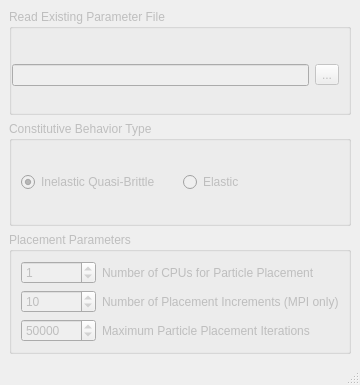
<?xml version="1.0" encoding="UTF-8"?>
<ui version="4.0">
 <class>MainWindow</class>
 <widget class="QMainWindow" name="MainWindow">
  <property name="geometry">
   <rect>
    <x>0</x>
    <y>0</y>
    <width>347</width>
    <height>385</height>
   </rect>
  </property>
  <property name="sizePolicy">
   <sizepolicy hsizetype="Preferred" vsizetype="Maximum">
    <horstretch>0</horstretch>
    <verstretch>0</verstretch>
   </sizepolicy>
  </property>
  <property name="windowIcon">
   <iconset resource="PartDesign.qrc">
    <normaloff>:/icons/PartDesignWorkbench.svg</normaloff>:/icons/PartDesignWorkbench.svg</iconset>
  </property>
  <property name="styleSheet">
   <string notr="true"/>
  </property>
  <property name="unifiedTitleAndToolBarOnMac">
   <bool>true</bool>
  </property>
  <widget class="QWidget" name="centralwidget">
   <property name="sizePolicy">
    <sizepolicy hsizetype="Expanding" vsizetype="Expanding">
     <horstretch>0</horstretch>
     <verstretch>0</verstretch>
    </sizepolicy>
   </property>
   <layout class="QGridLayout" name="gridLayout_3">
    <item row="0" column="0">
     <widget class="QGroupBox" name="gb_working_dir">
      <property name="enabled">
       <bool>false</bool>
      </property>
      <property name="title">
       <string>Read Existing Parameter File</string>
      </property>
      <layout class="QHBoxLayout" name="horizontalLayout_6">
       <property name="leftMargin">
        <number>0</number>
       </property>
       <property name="bottomMargin">
        <number>0</number>
       </property>
       <item>
        <widget class="QLineEdit" name="le_working_dir">
         <property name="enabled">
          <bool>false</bool>
         </property>
         <property name="readOnly">
          <bool>true</bool>
         </property>
        </widget>
       </item>
       <item>
        <widget class="QToolButton" name="readFileButton">
         <property name="enabled">
          <bool>false</bool>
         </property>
         <property name="text">
          <string notr="true">...</string>
         </property>
        </widget>
       </item>
      </layout>
     </widget>
    </item>
    <item row="1" column="0">
     <widget class="QGroupBox" name="gb_analysis_type">
      <property name="enabled">
       <bool>false</bool>
      </property>
      <property name="autoFillBackground">
       <bool>false</bool>
      </property>
      <property name="styleSheet">
       <string notr="true"/>
      </property>
      <property name="title">
       <string>Constitutive Behavior Type</string>
      </property>
      <layout class="QGridLayout" name="gridLayout">
       <property name="leftMargin">
        <number>9</number>
       </property>
       <property name="bottomMargin">
        <number>9</number>
       </property>
       <item row="1" column="0">
        <widget class="Gui::PrefRadioButton" name="inelasticQuasi">
         <property name="text">
          <string>Inelastic Quasi-Brittle</string>
         </property>
         <property name="checked">
          <bool>true</bool>
         </property>
        </widget>
       </item>
       <item row="1" column="2">
        <widget class="Gui::PrefRadioButton" name="elastic">
         <property name="text">
          <string>Elastic</string>
         </property>
        </widget>
       </item>
      </layout>
     </widget>
    </item>
    <item row="2" column="0">
     <widget class="QGroupBox" name="gb_analysis_type_2">
      <property name="enabled">
       <bool>false</bool>
      </property>
      <property name="title">
       <string>Placement Parameters</string>
      </property>
      <layout class="QGridLayout" name="gridLayout_2">
       <property name="leftMargin">
        <number>9</number>
       </property>
       <property name="bottomMargin">
        <number>9</number>
       </property>
       <item row="0" column="0">
        <layout class="QHBoxLayout" name="horizontalLayout_2">
         <item>
          <widget class="QSpinBox" name="numCPUbox">
           <property name="sizePolicy">
            <sizepolicy hsizetype="Fixed" vsizetype="Fixed">
             <horstretch>0</horstretch>
             <verstretch>0</verstretch>
            </sizepolicy>
           </property>
           <property name="minimumSize">
            <size>
             <width>75</width>
             <height>0</height>
            </size>
           </property>
           <property name="maximumSize">
            <size>
             <width>75</width>
             <height>16777215</height>
            </size>
           </property>
           <property name="maximum">
            <number>999999999</number>
           </property>
           <property name="value">
            <number>1</number>
           </property>
          </widget>
         </item>
         <item>
          <widget class="QLabel" name="label_2">
           <property name="text">
            <string>Number of CPUs for Particle Placement</string>
           </property>
          </widget>
         </item>
        </layout>
       </item>
       <item row="1" column="0">
        <layout class="QHBoxLayout" name="horizontalLayout_3">
         <item>
          <widget class="QSpinBox" name="numPIncBox">
           <property name="sizePolicy">
            <sizepolicy hsizetype="Fixed" vsizetype="Fixed">
             <horstretch>0</horstretch>
             <verstretch>0</verstretch>
            </sizepolicy>
           </property>
           <property name="minimumSize">
            <size>
             <width>75</width>
             <height>0</height>
            </size>
           </property>
           <property name="maximumSize">
            <size>
             <width>75</width>
             <height>16777215</height>
            </size>
           </property>
           <property name="maximum">
            <number>999999999</number>
           </property>
           <property name="value">
            <number>10</number>
           </property>
          </widget>
         </item>
         <item>
          <widget class="QLabel" name="label_3">
           <property name="text">
            <string>Number of Placement Increments (MPI only)</string>
           </property>
          </widget>
         </item>
        </layout>
       </item>
       <item row="2" column="0">
        <layout class="QHBoxLayout" name="horizontalLayout_4">
         <item>
          <widget class="QSpinBox" name="numIncBox">
           <property name="sizePolicy">
            <sizepolicy hsizetype="Fixed" vsizetype="Fixed">
             <horstretch>0</horstretch>
             <verstretch>0</verstretch>
            </sizepolicy>
           </property>
           <property name="minimumSize">
            <size>
             <width>75</width>
             <height>0</height>
            </size>
           </property>
           <property name="maximumSize">
            <size>
             <width>75</width>
             <height>16777215</height>
            </size>
           </property>
           <property name="maximum">
            <number>999999999</number>
           </property>
           <property name="value">
            <number>50000</number>
           </property>
          </widget>
         </item>
         <item>
          <widget class="QLabel" name="label_4">
           <property name="text">
            <string>Maximum Particle Placement Iterations</string>
           </property>
          </widget>
         </item>
        </layout>
       </item>
      </layout>
     </widget>
    </item>
   </layout>
  </widget>
  <widget class="QMenuBar" name="menubar">
   <property name="geometry">
    <rect>
     <x>0</x>
     <y>0</y>
     <width>347</width>
     <height>21</height>
    </rect>
   </property>
  </widget>
  <widget class="QStatusBar" name="statusbar"/>
 </widget>
 <customwidgets>
  <customwidget>
   <class>Gui::PrefRadioButton</class>
   <extends>QRadioButton</extends>
   <header>Gui/PrefWidgets.h</header>
  </customwidget>
 </customwidgets>
 <resources>
  <include location="PartDesign.qrc"/>
 </resources>
 <connections/>
</ui>
